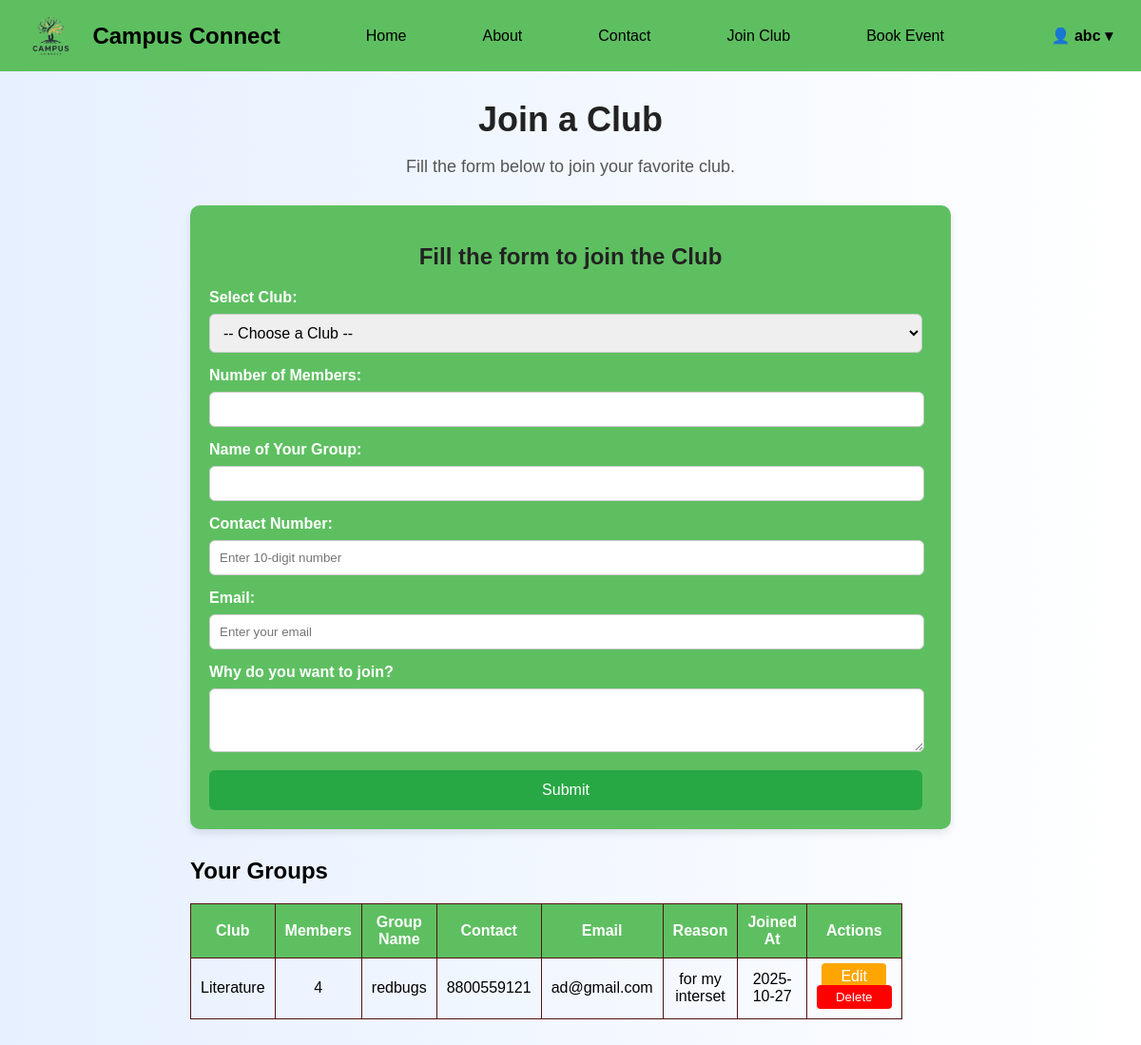
The app's page /join_club (signed in), older data.
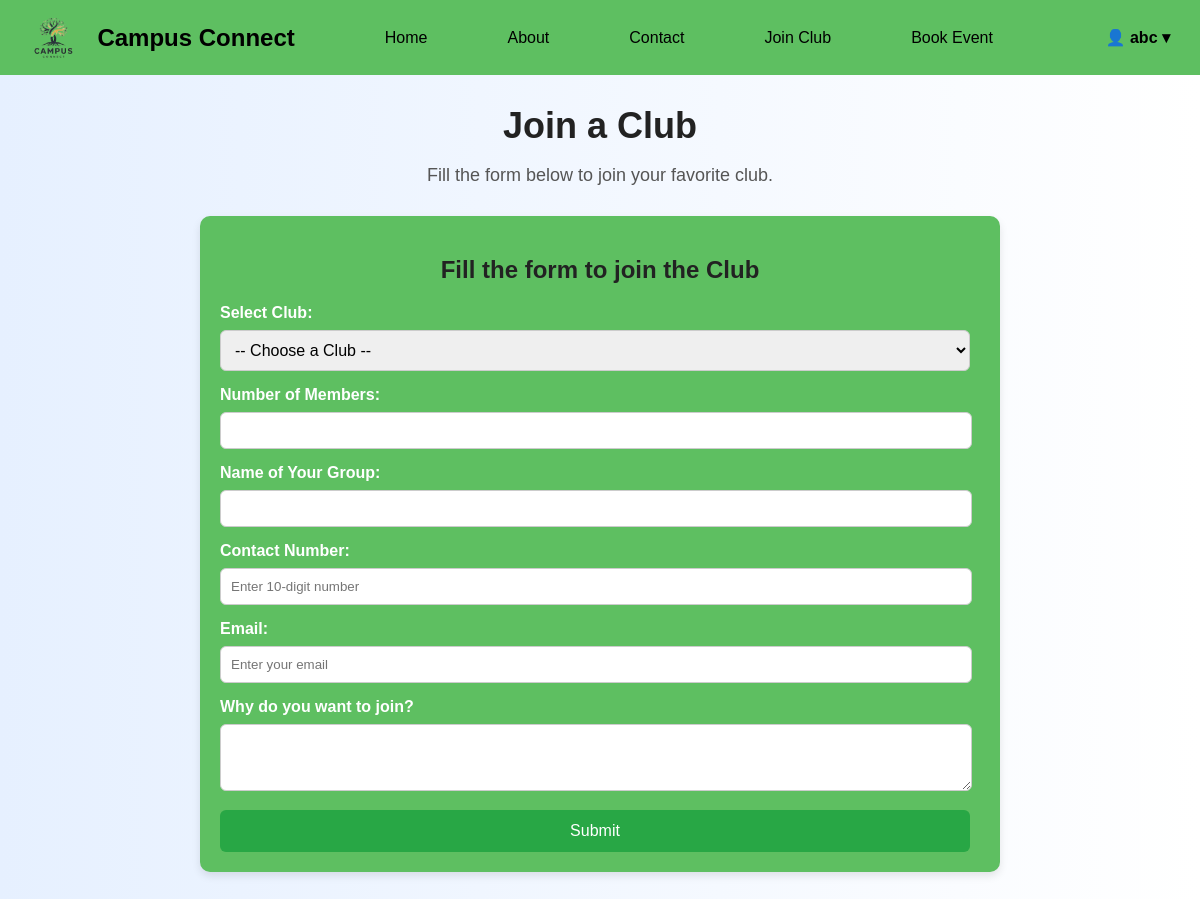
The same page, newer data.
### tables this page shows
CREATE TABLE club_members (
    id INTEGER PRIMARY KEY AUTOINCREMENT,
    username TEXT NOT NULL,
    club TEXT NOT NULL,
    members INTEGER NOT NULL,
    group_name TEXT NOT NULL,
    reason TEXT,
    joined_at TIMESTAMP DEFAULT CURRENT_TIMESTAMP
, contact TEXT, email TEXT);

### app.py (the view, shortened to what this page needs)
@app.route('/join_club', methods=['GET', 'POST'])
@login_required
def join_club():
    username = session.get('user')
    conn = get_db_connection()
    groups = conn.execute("SELECT * FROM club_members WHERE username=?", (username,)).fetchall()
    conn.close()
    return render_template('join_club.html', user=username, groups=groups)

### app.py (called while the page is built)
def get_db_connection():
    conn = sqlite3.connect(DB_PATH)
    conn.row_factory = sqlite3.Row
    return conn

def login_required(f):
    @wraps(f)
    def decorated_function(*args, **kwargs):
        if 'user' not in session:
            return redirect(url_for('login', next=request.path))
        return f(*args, **kwargs)
    return decorated_function

### templates/join_club.html (shortened to what this page needs)
<!DOCTYPE html>
<html lang="en">
<head>
</head>
<body>
    <div class="navbar">
  <img src="{{ url_for('static', filename='images/logo.png') }}" style="height:45px; margin-right:10px;">
  <h2>Campus Connect</h2>
  <a href="{{ url_for('index') }}">Home</a>
  <a href="{{ url_for('about') }}">About</a>
  <a href="{{ url_for('contact') }}">Contact</a>
  <a href="{{ url_for('join_club') }}">Join Club</a>
  <a href="{{ url_for('book_event') }}">Book Event</a>
  {% if user %}
  <div class="user-section" id="userMenu">
    <span class="user-toggle">👤 {{ user }} &#9662;</span>
  </div>
  {% else %}
    <a href="{{ url_for('login') }}" class="login-btn">Login/Register</a>
  {% endif %}
</div>
  <div class="container">
    <h1>Join a Club</h1>
    <p>Fill the form below to join your favorite club.</p>
    <div class="form-container">
      <h2>Fill the form to join the Club</h2>
      <form method="POST" action="{{ url_for('join_club') }}">
        <label for="club">Select Club:</label>
        <select name="club" id="club" required>
          <option value="">-- Choose a Club --</option>
        </select>
        <label for="members">Number of Members:</label>
        <input type="number" name="members" id="members" min="1" required>
        <label for="group_name">Name of Your Group:</label>
        <input type="text" name="group_name" id="group_name" required>
        <label for="contact">Contact Number:</label>
        <input type="tel" name="contact" id="contact" pattern="[0-9]{10}" placeholder="Enter 10-digit number" required>
        <label for="email">Email:</label>
        <input type="email" name="email" id="email" placeholder="Enter your email" required>
        <label for="reason">Why do you want to join?</label>
        <textarea name="reason" id="reason" rows="3" required></textarea>
        <button type="submit">Submit</button>
      </form>
    </div>
    {% if groups %}
    <div style="margin-top:30px;text-align:left;">
      <h2>Your Groups</h2>
      <table>
        <tr>
          <th>Club</th>
          <th>Members</th>
          <th>Group Name</th>
          <th>Contact</th>
          <th>Email</th>
          <th>Reason</th>
          <th>Joined At</th>
          <th>Actions</th>
        </tr>
        {% for group in groups %}
        <tr>
          <td>{{ group.club }}</td>
          <td>{{ group.members }}</td>
          <td>{{ group.group_name }}</td>
          <td>{{ group.contact }}</td>
          <td>{{ group.email }}</td>
          <td>{{ group.reason }}</td>
          <td>{{ group.joined_at[:10] if group.joined_at else '' }}</td>
          <td>
            <a href="{{ url_for('edit_club', id=group.id) }}" class="btn-edit">Edit</a>
            <form method="POST" action="{{ url_for('delete_club', id=group.id) }}" style="display:inline;">
              <button type="submit" class="btn-delete">Delete</button>
            </form>
          </td>
        </tr>
        {% endfor %}
      </table>
    </div>
    {% endif %}
  </div>
</body>
</html>

### templates/join_club.html (style rules this page uses)
body { margin: 0; font-family: Arial, sans-serif; background: linear-gradient(to right, #e6f0ff, #ffffff); }
.navbar { display: flex; align-items: center; background-color: rgb(94, 191, 97); padding: 15px 30px; font-family: Arial, sans-serif; }
.navbar h2 { margin: 0 30px 0 10px; color: black; font-weight: bold; }
.navbar a { text-decoration: none; color: black; margin: 0 20px; font-weight: 500; margin-left: 60px; }
.user-section { position: relative; margin-left: auto; cursor: pointer; font-weight: bold; color: black; }
#club { width: 750px; font-size: 16px; }
.container { text-align:center; margin:30px auto; max-width:800px; }
.container h1 { font-size:36px; margin-bottom:10px; color:#222; }
.container p { font-size:18px; color:#555; margin-bottom:30px; }
.form-container { background:rgb(94, 191, 97); padding:20px; border-radius:10px; box-shadow:0 4px 8px rgba(0,0,0,0.1); text-align:left; }
.form-container h2 { margin-bottom:20px; color:#222; text-align:center; }
label { display:block; margin-bottom:8px; font-weight:bold; color:#fff; }
select, input, textarea { width:730px; padding:10px; margin-bottom:15px; border:1px solid #ccc; border-radius:6px; }
.form-container button { width:750px; padding:12px; border:none; background:#28a745; color:white; border-radius:6px; font-size:16px; cursor:pointer; }

Row changes from the older to the newer data that the page shows:
removed club_members: username "abc", club "Literature", members "4", group_name "redbugs", contact "8800559121", email "ad@gmail.com", reason "for my interset", joined_at "2025-10-27"
Text that changed along with them:
{{ user }}: (not shown) → "abc"
text no longer shown: "Your Groups Club Members Group Name Contact Email Reason Joined At Actions"
